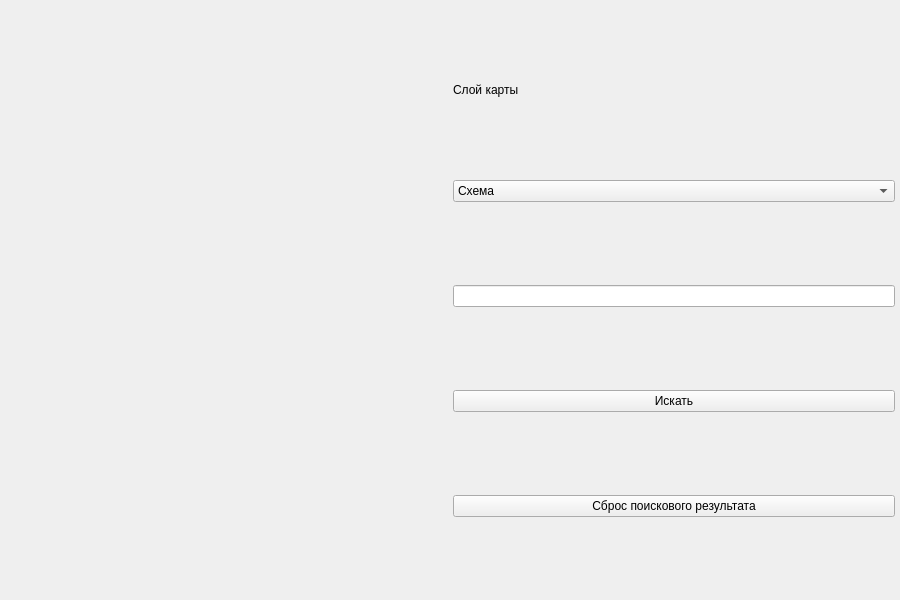
<?xml version="1.0" encoding="UTF-8"?>
<ui version="4.0">
 <class>Window</class>
 <widget class="QMainWindow" name="Window">
  <property name="geometry">
   <rect>
    <x>0</x>
    <y>0</y>
    <width>900</width>
    <height>600</height>
   </rect>
  </property>
  <property name="sizePolicy">
   <sizepolicy hsizetype="Minimum" vsizetype="Minimum">
    <horstretch>0</horstretch>
    <verstretch>0</verstretch>
   </sizepolicy>
  </property>
  <property name="minimumSize">
   <size>
    <width>900</width>
    <height>600</height>
   </size>
  </property>
  <property name="maximumSize">
   <size>
    <width>900</width>
    <height>600</height>
   </size>
  </property>
  <property name="windowTitle">
   <string>Большая задача по Maps API 7</string>
  </property>
  <widget class="QWidget" name="central_widget">
   <layout class="QHBoxLayout" name="horizontalLayout">
    <property name="spacing">
     <number>5</number>
    </property>
    <property name="leftMargin">
     <number>5</number>
    </property>
    <property name="topMargin">
     <number>5</number>
    </property>
    <property name="rightMargin">
     <number>5</number>
    </property>
    <property name="bottomMargin">
     <number>5</number>
    </property>
    <item>
     <widget class="QLabel" name="map_label">
      <property name="focusPolicy">
       <enum>Qt::StrongFocus</enum>
      </property>
      <property name="text">
       <string/>
      </property>
      <property name="alignment">
       <set>Qt::AlignCenter</set>
      </property>
     </widget>
    </item>
    <item>
     <layout class="QVBoxLayout" name="options_layout" stretch="0,0,0,0,0,0,0">
      <property name="spacing">
       <number>5</number>
      </property>
      <property name="topMargin">
       <number>0</number>
      </property>
      <item>
       <widget class="QLabel" name="layer_label">
        <property name="sizePolicy">
         <sizepolicy hsizetype="Preferred" vsizetype="Fixed">
          <horstretch>0</horstretch>
          <verstretch>0</verstretch>
         </sizepolicy>
        </property>
        <property name="text">
         <string>Слой карты</string>
        </property>
       </widget>
      </item>
      <item>
       <widget class="QComboBox" name="layer_input">
        <property name="sizePolicy">
         <sizepolicy hsizetype="Preferred" vsizetype="Fixed">
          <horstretch>0</horstretch>
          <verstretch>0</verstretch>
         </sizepolicy>
        </property>
        <property name="focusPolicy">
         <enum>Qt::NoFocus</enum>
        </property>
        <item>
         <property name="text">
          <string>Схема</string>
         </property>
        </item>
        <item>
         <property name="text">
          <string>Спутник</string>
         </property>
        </item>
        <item>
         <property name="text">
          <string>Гибрид</string>
         </property>
        </item>
       </widget>
      </item>
      <item>
       <widget class="QLineEdit" name="address_input">
        <property name="sizePolicy">
         <sizepolicy hsizetype="Minimum" vsizetype="Fixed">
          <horstretch>0</horstretch>
          <verstretch>0</verstretch>
         </sizepolicy>
        </property>
        <property name="focusPolicy">
         <enum>Qt::StrongFocus</enum>
        </property>
       </widget>
      </item>
      <item>
       <widget class="QPushButton" name="find_button">
        <property name="focusPolicy">
         <enum>Qt::NoFocus</enum>
        </property>
        <property name="text">
         <string>Искать</string>
        </property>
       </widget>
      </item>
      <item>
       <widget class="QPushButton" name="delete_button">
        <property name="text">
         <string>Сброс поискового результата</string>
        </property>
       </widget>
      </item>
     </layout>
    </item>
   </layout>
  </widget>
 </widget>
 <resources/>
 <connections/>
</ui>
